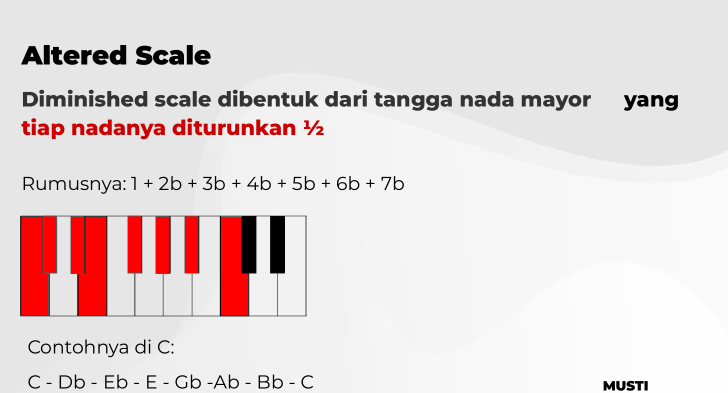
#> input picture trial EBOOK AI Faza/build/img_crop/f_alt.png, 1455 x 785 px, given in place of jazz-14.png, which was not available (shown at 1/2 size)
$ python crop.py
#> lines starting #> are read from the running program, lines starting #| are printed output that depends on the picture
import os, json
from PIL import Image

SRC = "img"
OUT = "img_crop"
os.makedirs(OUT, exist_ok=True)

# id -> source png basename (without .png)
PAGES = {
    "f_chord": "jazz-14",
    "f_diaud": "jazz-17",
    "f_skips": "jazz-20",
    "f_blues_maj": "jazz-45",
    "f_blues_min": "jazz-46",
    "f_tips_updown": "jazz-47",
    "f_lick_the": "jazz-51",
    "f_lick_6th": "jazz-52",
    "f_lick_tri": "jazz-53",
    "f_basic": "jazz-60",
    "f_guide_prac": "jazz-63",
    "f_kurva": "jazz-67",
    "f_md_rep": "jazz-71",
    "f_md_seq": "jazz-72",
    "f_md_oct": "jazz-73",
    "f_md_exp": "jazz-74",
    "f_md_con": "jazz-75",
    "f_md_ext": "jazz-76",
    "f_md_tru": "jazz-77",
    "f_md_aug": "jazz-78",
    "f_md_dim": "jazz-79",
    "f_md_hmir": "jazz-81",
    "f_mm": "jazz-88",
    "f_wt": "jazz-96",
    "f_dimsc": "jazz-97",
    "f_alt": "jazz-95",
    "f_guide": "jazz-61",
}

# crop fractions: left, top, right, bottom (of the removed border)
L, T, R, B = 0.015, 0.010, 0.015, 0.060

manifest = {}
for key, base in PAGES.items():
    p = os.path.join(SRC, base + ".png")
    im = Image.open(p).convert("RGB")
#> im is the input picture: PIL image 1455x785 RGB; mean R, G, B 229.2, 218.3, 218.3
    w, h = im.size
#> w = 1455; h = 785
    box = (int(w * L), int(h * T), int(w * (1 - R)), int(h * (1 - B)))
#> box = (21, 7, 1433, 737)
    im2 = im.crop(box)
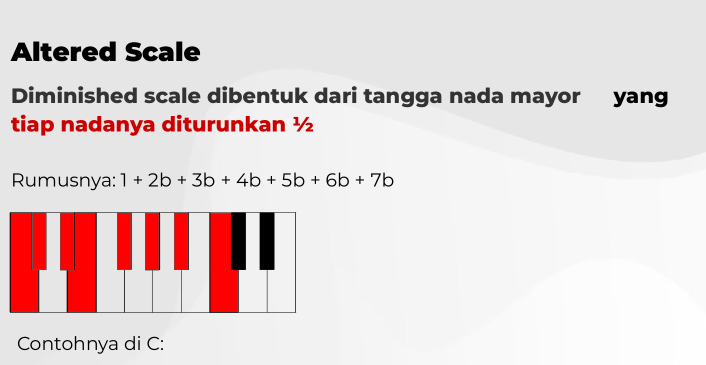
#> im2: PIL image 1412x730 RGB (shown at 1/2 size); mean R, G, B 228.9, 216.8, 216.8
    outp = os.path.join(OUT, key + ".png")
    im2.save(outp, optimize=True)
    manifest[key] = {"path": outp.replace("\\", "/"), "w": im2.size[0], "h": im2.size[1]}
#> pass 2 of the loop `for key, base in PAGES.items():`:
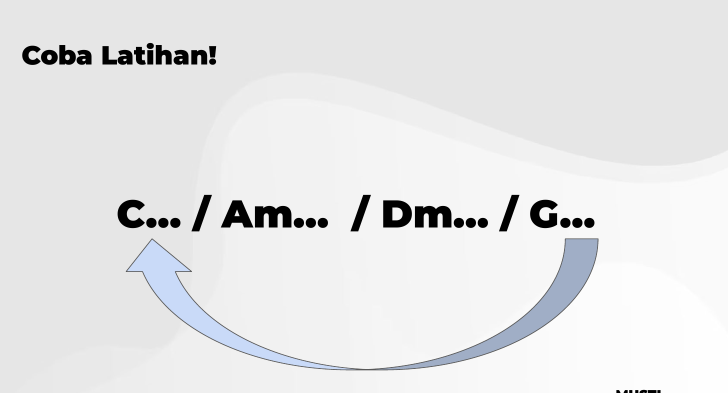
#> input picture trial EBOOK AI Faza/build/img_crop/f_basic.png, 1455 x 785 px, given in place of jazz-17.png, which was not available (shown at 1/2 size)
#> im is the input picture: PIL image 1455x785 RGB; mean R, G, B 229.5, 229.9, 230.7
#> `im2 = im.crop(box)`:
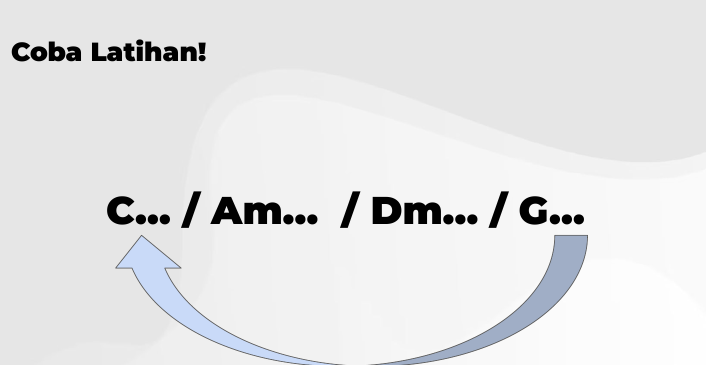
#> im2: PIL image 1412x730 RGB (shown at 1/2 size); mean R, G, B 228.4, 228.9, 229.8
#> (the run stopped early here; a loop or call above may not have finished)
